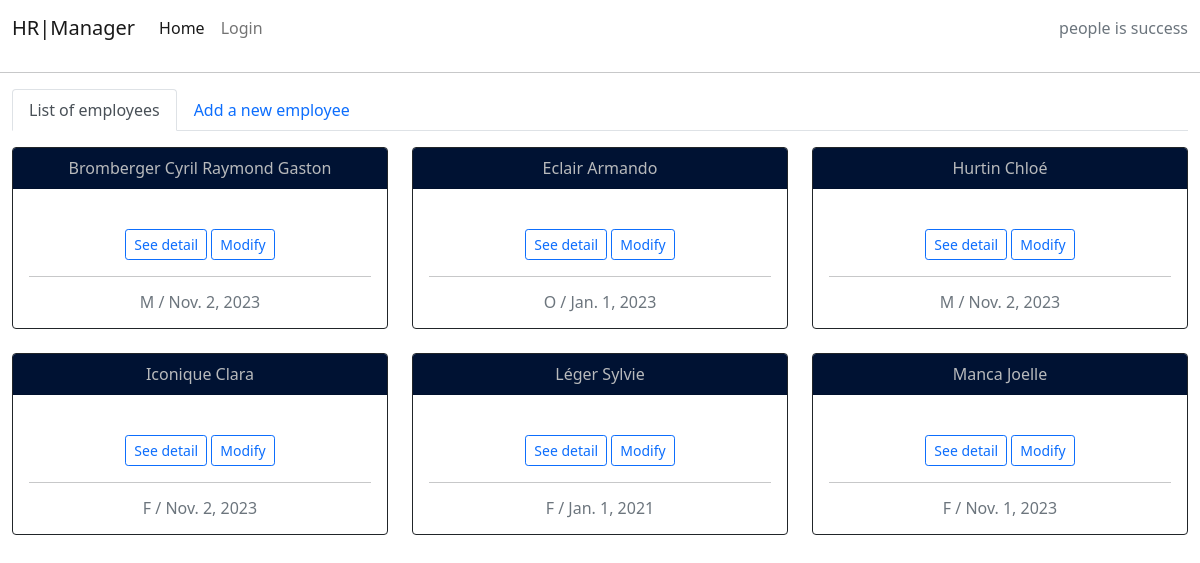
The app's page /employees/, older data.
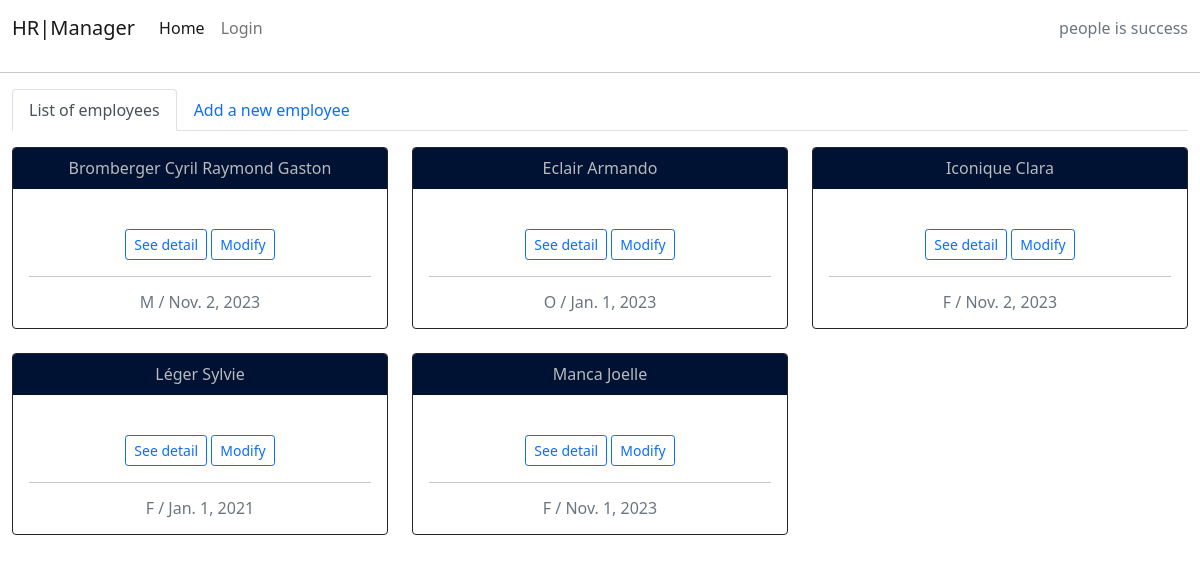
The same page, newer data.
### hrmanager/models.py (models this page shows, shortened)
class Employees(models.Model):
    title = models.CharField(max_length=200, unique=True, default='')
    first_name = models.CharField(max_length=30)
    last_name = models.CharField(max_length=30)
    employees_gender = models.CharField(max_length=1, choices=EMPLOYEES_GENDER)
    employees_marital_status = models.CharField(
        max_length=1, choices=EMPLOYEES_MARITAL_STATUS)
    children_for_allocations_type_1 = models.CharField(
        choices=CHILDREN_BELOW_18, blank=True, max_length=2)
    children_for_allocations_type_2 = models.CharField(
        choices=CHILDREN_BELOW_25, blank=True, max_length=2)
    birth_date = models.DateField(blank=True, null=True)
    employees_age = models.PositiveSmallIntegerField(blank=True, null=True)
    email_adress = models.EmailField(blank=True, null=True)
    phone_number = models.IntegerField(blank=True, null=True)
    emergency_contact = models.CharField(
        max_length=30, blank=True, null=True)
    emergency_phonenumber = models.IntegerField(
        blank=True, null=True)
    employee_picture = CloudinaryField('image', default='placeholder')
    social_security_number = models.CharField(
        max_length=13, unique=True)
    employees_bankaccount = models.CharField(
        max_length=21, blank=True, null=True)
    start_date = models.DateField(blank=True, null=True)
    end_date = models.DateField(blank=True, null=True)
    employees_holiday_rights = models.IntegerField(
        blank=True, null=True, default=0)
    base_monthly_salary = models.IntegerField(blank=True, null=True, default=0)
    LPP_deduction_employee = models.IntegerField(
        blank=True, null=True, default=0)
    LPP_deduction_employer = models.IntegerField(
        blank=True, null=True, default=0)
    employees_phone_allocation = models.PositiveSmallIntegerField(
        blank=True, null=True, default=0)
    employees_representation_allocation = models.PositiveSmallIntegerField(
        blank=True, null=True, default=0)
    expense_report = models.DecimalField(
        max_digits=5, decimal_places=2, default=0, blank=True, null=True)
    public_transportation_fees = models.DecimalField(
        max_digits=6, decimal_places=2, default=0, blank=True, null=True)
    extraordinary_salary = models.IntegerField(
        blank=True, null=True, default=0)
    created_date = models.DateTimeField(auto_now_add=True)
    updated_date = models.DateTimeField(auto_now=True)
    seniority = models.DurationField(blank=True, null=True)
    employees_status = models.IntegerField(choices=STATUS, default=0)
    class Meta:
        ordering = ['start_date']
        unique_together = [['first_name', 'last_name']]

### hrmanager/views.py (the view)
# urls.py: path('employees/', views.EmployeesList.as_view(), name='Listofemployees'),
class EmployeesList(generic.ListView):
    model = Employees
    queryset = Employees.objects.filter(
        employees_status=0).order_by('last_name')
    template_name = 'employee_list.html'
    paginate_by = 6

### templates/employee_list.html (shortened to what this page needs)
{% extends "base.html" %} {% block content %}
<div class="container-fluid">
  <ul class="nav nav-tabs">
    <li class="nav-item">
      <a class="nav-link active" aria-current="page" href="#"
        >List of employees</a
      >
    </li>
    <li class="nav-item">
      <a class="nav-link" href="{% url 'Addanemployees' %}"
        >Add a new employee</a
      >
    </li>
  </ul>
  <div class="row">
    <div class="col-12 mt-3 left">
      <div class="row">
        {% for employee in employees_list %}
        <div class="col-md-4">
          <div class="card mb-4 text-center border-dark">
            <div class="card-header financial-color">
              {{ employee.last_name }} {{ employee.first_name }}
            </div>
            <div class="card-body">
              <div class="image-container">
              </div>
              <div>
                <a
                  href="{% url 'Detailofemployees' employee.pk %}"
                  class="btn btn-outline-primary btn-sm"
                  >See detail</a
                >
                <a
                  href="{% url 'modify_employee' employee.pk %}"
                  class="btn btn-outline-primary btn-sm"
                  >Modify</a
                >
              </div>
              <hr />
              <p class="card-text text-muted h6">
                {{ employee.employees_gender}}
                / {{ employee.start_date }}
              </p>
            </div>
          </div>
        </div>
        {% if forloop.counter|divisibleby:3 %}
      </div>
      <div class="row">{% endif %} {% endfor %}</div>
    </div>
  </div>
</div>
{%endblock%}

### templates/base.html (shortened to what this page needs)
{% load static %}
<!DOCTYPE html>
<html class="h-100">
<head>
    <link rel="stylesheet" href="https://cdnjs.cloudflare.com/ajax/libs/font-awesome/5.15.3/css/all.min.css">
    <link href="https://cdn.jsdelivr.net/npm/bootstrap@5.0.1/dist/css/bootstrap.min.css" rel="stylesheet"
>
    <link rel="stylesheet" type="text/css" href="{% static 'css/style.css' %}">
</head>
<body class="">
    <nav class="navbar navbar-expand-lg navbar-light bg-white">
        <div class="container-fluid">
            <a class="navbar-brand" href="{% url 'home' %}"><span class="brand">H<span class="red-o">R</span><span
                        class="thin">|Manager</span></span></span></a>
            <div class="collapse navbar-collapse" id="navbarText">
                <ul class="navbar-nav me-auto mb-2 mb-lg-0">
                    <li class="nav-item">
                        <a class="nav-link active" aria-current="page" href="{% url 'home' %}">Home</a>
                    </li>
                    {% if user.is_authenticated %}
                    <li class="nav-item">
                        <a class="nav-link active" href="{% url 'account_logout' %}">Logout</a>
                    </li>
                    <li class="nav-item">
                        <a class="nav-link" href="{% url 'Listofemployees' %}">Employees</a>
                    </li>
                    <li class="nav-item">
                        <a class="nav-link" href="{% url 'Yearview' %}">Years</a>
                    </li>
                    <li class="nav-item">
                        <a class="nav-link" href="{% url 'generator_year' %}">Generator</a>
                    </li>
                    <li class="nav-item">
                        <a class="nav-link" href="{% url 'overview' %}">Overview</a>
                    </li>
                    {% else %}
                    <li class="nav-item">
                        <a class="nav-link" href="{% url 'account_login' %}">Login</a>
                    </li>
                    {% endif %}
                </ul>
                <span class="navbar-text text-muted">
                    people is success
                </span>
            </div>
        </div>
    </nav>
    <hr />
    <main class="flex-shrink-0 main-bg">
        {% block content %}{% endblock content %}
    </main>
</body>
</html>

### static/css/style.css (style rules this page uses)
.financial-color { color: #b8babc; background-color: #001233; }

Row changes from the older to the newer data that the page shows:
no longer on this page (row edited): Employees: last_name "Hurtin", first_name "Chloé", employees_gender "M", start_date "Nov. 2, 2023"
